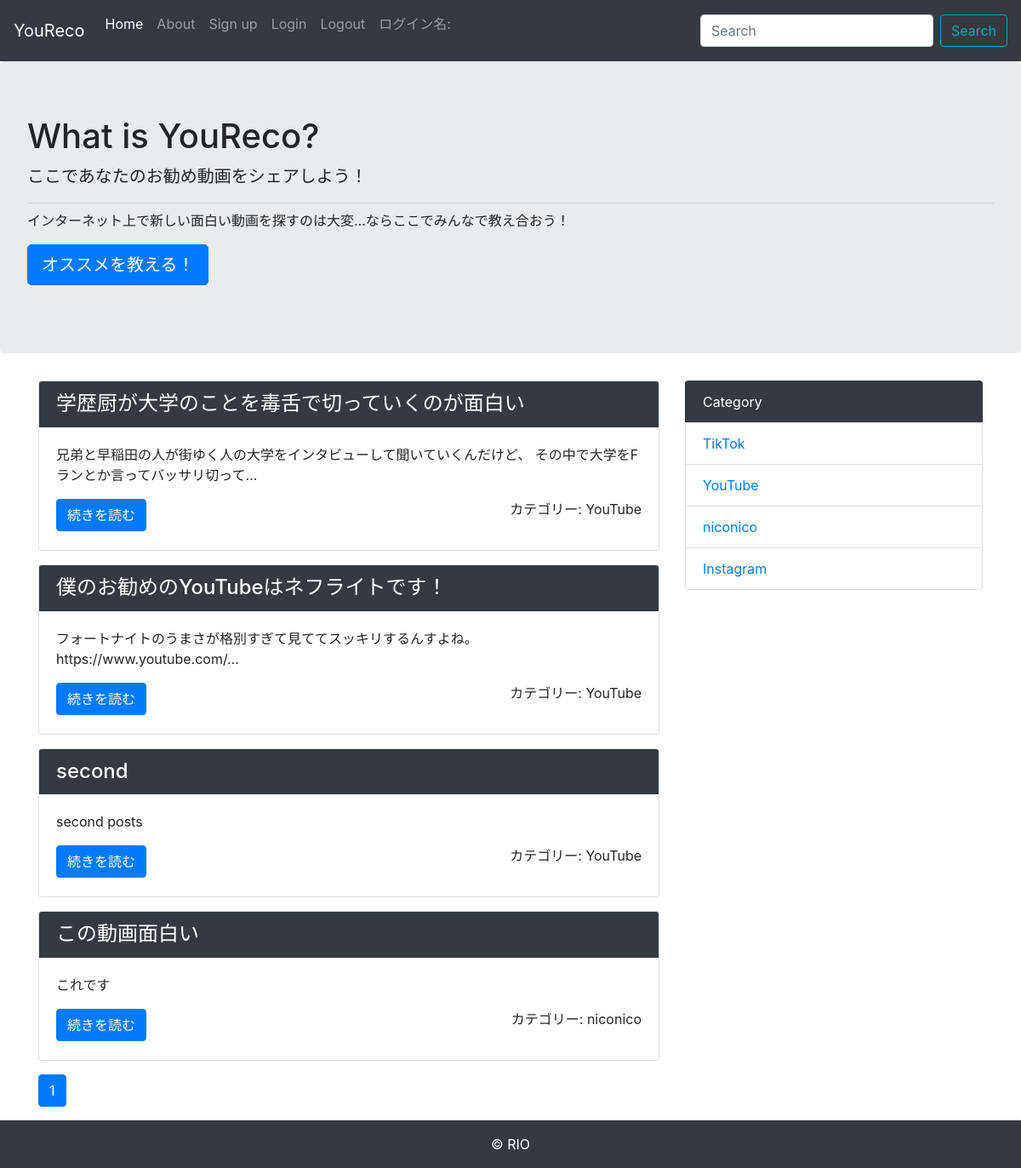
The page / on the database its author committed.
### blog/models.py (models this page shows, shortened)
class Post(models.Model):
    title = models.CharField('Title', max_length=255)
    text = models.TextField('Text')
    created_at = models.DateTimeField('Date', default=timezone.now)
    category = models.ForeignKey(Category, verbose_name='Category', on_delete=models.PROTECT)

class Category(models.Model):
    name = models.CharField('Category', max_length=255)
    created_at = models.DateTimeField('Date', default=timezone.now)
    def __str__(self):
        return self.name

### blog/views.py (the view)
# urls.py: path('', views.IndexView.as_view(), name='index'),
class IndexView(generic.ListView):
    model = Post
    paginate_by = 10
    def get_queryset(self):
        queryset =  Post.objects.order_by('-created_at')
        keyword = self.request.GET.get('keyword')
        if keyword:
            queryset = queryset.filter(
                Q(title__icontains=keyword) | Q(text__icontains=keyword)
                )
        return queryset

### blog/context_processors.py (called while the page is built)
def common(request):
    context = {
        'category_list': Category.objects.all(),
    }
    return context

### blog/templatetags/mytag.py (called while the page is built)
@register.simple_tag
def url_replace(request, field, value):
    url_dict = request.GET.copy()
    url_dict[field] = value
    return url_dict.urlencode()

### blog/templates/blog/post_list.html
{% extends 'blog/base.html' %}
{% block content %}
{% load static%}
{% block extrahead %}
<link href="{% static 'post_detail.css' %}" rel="stylesheet">
{% endblock %}
{% for post in post_list %}
<div class="card mb-3">
    <h4 class="card-header bg-dark text-white">{{ post.title }}</h4>
    <div class="card-body">
        <p>{{ post.text | truncatechars:60}}</p>
        <div class='category'>
            <p>カテゴリー: {{ post.category}}</p>
        </div>
        <a href="{% url 'blog:detail' post.pk %}" class="btn btn-primary">続きを読む</a>
    </div>
  </div>
{% endfor %}
{% include 'blog/page.html' %}
{% endblock %}

### blog/templates/blog/base.html (shortened to what this page needs)
<!doctype html>
<html lang="ja">
  <head>
    <link rel="stylesheet" href="https://maxcdn.bootstrapcdn.com/bootstrap/4.0.0-beta.2/css/bootstrap.min.css">
  </head>
  <body>
    <nav class="navbar navbar-expand-lg navbar-dark bg-dark">
      <a class="navbar-brand" href="#">YouReco</a>
      <div class="collapse navbar-collapse" id="navbarSupportedContent">
        <ul class="navbar-nav mr-auto">
          <li class="nav-item active">
            <a class="nav-link" href="{% url 'blog:index' %}">Home</a>
          </li>
          <li class="nav-item">
            <a class="nav-link" href="{% url 'blog:about' %}">About</a>
          </li>
          <li class="nav-item">
            <a class="nav-link" href="{% url 'blog:create_account' %}">Sign up</a>
          </li>
          <li class="nav-item">
            <a class="nav-link" href="{% url 'blog:login' %}">Login</a>
          </li>
          <li class="nav-item">
            <a class="nav-link" href="{% url 'blog:logout' %}">Logout</a>
          </li>
          <li class="">
            <p class="nav-link" href="">ログイン名:{{user.get_username}}</a>
          </li>
        </ul>
        <form class="form-inline my-2 my-lg-0" method='GET' action= {% url 'blog:index' %}>
          <input class="form-control mr-sm-2" type="text" placeholder="Search" aria-label="Search" name='keyword'>
          <button class="btn btn-outline-info text-info my-2 my-sm-0" type="submit">Search</button>
      </div>
    </nav>
    <div class="jumbotron">
      <h1 class="font-weight-lighter">What is YouReco?</h1>
      <p class="lead">ここであなたのお勧め動画をシェアしよう！</p>
      <hr class="my-2">
      <p>インターネット上で新しい面白い動画を探すのは大変...ならここでみんなで教え合おう！</p>
      <p class="lead">
        <a class="btn btn-primary btn-lg" href="{% url 'blog:share' %}" role="button">オススメを教える！</a>
      </p>
    </div>
    <div class="container">
      <div class='row'>
        <div class='col-md-8'>
      {% block content %}
      {% endblock %}
        </div>
        <div class='col-md-4'>
          <ul class="list-group">
            <li class="list-group-item bg-dark text-white">Category</li>
            {% for category in category_list %}
            <li class="list-group-item"><a href="{% url 'blog:category' category.pk%}">{{ category }}</a></li>
            {% endfor%}
          </ul>
        </div>
      </div>
    </div>
    <footer class='bg-dark text-white text-center py-3'>
      &copy; RIO
    </footer>
  </body>
</html>

### blog/templates/blog/page.html (shortened to what this page needs)
{% load mytag %}
<nav aria-label="Page navigation">
  <ul class="pagination">
      {% for link_page in page_obj.paginator.page_range %}
        {% if link_page == page_obj.number %}
          <li class="page-item active">
            <a class="page-link" href="?{% url_replace request 'page' link_page %}">
              {{ link_page }}
            </a>
          </li>
        {% else %}
          <li class="page-item">
            <a class="page-link" href="?{% url_replace request 'page' link_page %}">
              {{ link_page }}
            </a>
          </li>
        {% endif %}
      {% endfor %}
  </ul>
</nav>

### blog/static/post_detail.css (style rules this page uses)
.category { float: right; }

### rows shown on the page
Post: title "学歴厨が大学のことを毒舌で切っていくのが面白い", text "兄弟と早稲田の人が街ゆく人の大学をインタビューして聞いていくんだけど、 その中で大学をFランとか言ってバッサリ切って…", category "YouTube"
Post: title "僕のお勧めのYouTubeはネフライトです！", text "フォートナイトのうまさが格別すぎて見ててスッキリするんすよね。 https://www.youtube.com/…", category "YouTube"
Post: title "second", text "second posts", category "YouTube"
Post: title "この動画面白い", text "これです", category "niconico"
Category: name "TikTok"
Category: name "YouTube"
Category: name "niconico"
Category: name "Instagram"

### other values the page prints
{{ link_page }} "1"
